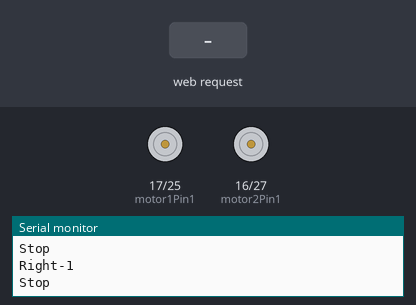
The sketch below on a simulated ESP32. Parts: motor-driver pin pairs drawn as motors (green arrow = first pin HIGH = forward, orange = second pin HIGH = backward, longer = more drive, scaled by the enable pin), the last lines printed to the serial monitor. Inputs (shaded band) come from the test bench. WiFi joins after 1.5 s; servers stay silent unless stated.

Above: at 9.0 s.
9.1 s: HTTP request GET /forward received
10.6 s: HTTP request GET /left received
12.1 s: HTTP request GET /right received
13.6 s: HTTP request GET /reverse received
15.1 s: HTTP request GET /?value= received
At 15.6 s:
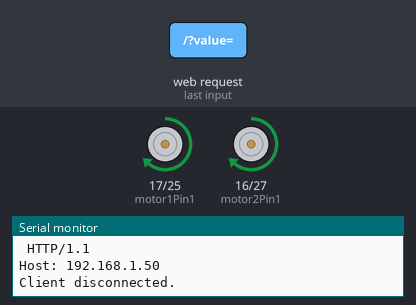
16.6 s: HTTP request GET /stop received
At 17.9 s:
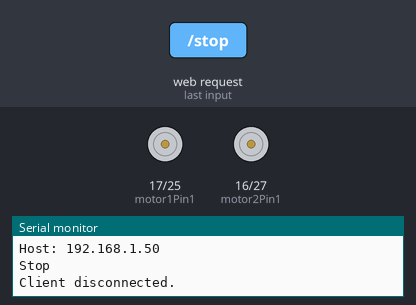
Timing chart, 0 to 19.1 s (numbered marks = the images above; inputs shaded):
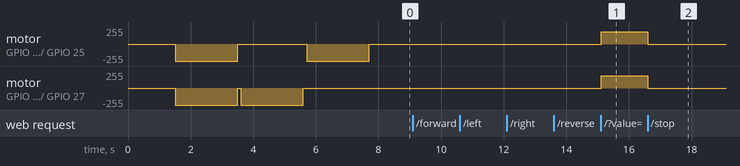

Measured:
- after the input at 15.1 s, motor on GPIO 17 (motor1Pin1) / GPIO 25 (motor1Pin2), motor on GPIO 16 (motor2Pin1) / GPIO 27 (motor2Pin2): stopped → forward 181/255 at once
- after the input at 16.6 s, motor on GPIO 17 (motor1Pin1) / GPIO 25 (motor1Pin2), motor on GPIO 16 (motor2Pin1) / GPIO 27 (motor2Pin2): forward 181/255 → stopped at once

The sketch:

esp32-car.ino
```cpp
/*********
  Руи Сантос
  Более подробно о проекте на: http://randomnerdtutorials.com
*********/

// загружаем библиотеку для WiFi:
#include <WiFi.h>

#include "settings.h"

// создаем объект сервера и задаем ему порт «80»:
WiFiServer server(80);

// переменная для хранения HTTP-запроса:
String header;

// переменные для расшифровки HTTP-запроса GET:
String valueString = String(5);
int pos1 = 0;
int pos2 = 0;

void setup() {
  Serial.begin(115200);

  // переключаем контакты моторов в режим «OUTPUT»:
  pinMode(motor1Pin1, OUTPUT);
  pinMode(motor1Pin2, OUTPUT);
  pinMode(motor2Pin1, OUTPUT);
  pinMode(motor2Pin2, OUTPUT);

  // задаем настройки ШИМ-канала:
  ledcSetup(pwmChannel, freq, resolution);

  // подключаем ШИМ-канал 0 к контактам ENA и ENB,
  // т.е. к GPIO-контактам для управления скоростью вращения моторов:
  ledcAttachPin(enable1Pin, pwmChannel);
  ledcAttachPin(enable2Pin, pwmChannel);

  // подаем на контакты ENA и ENB
  // ШИМ-сигнал с коэффициентом заполнения «0»:
  ledcWrite(pwmChannel, dutyCycle);

  // подключаемся к WiFi-сети при помощи заданных выше SSID и пароля:
  Serial.print("Connecting to ");  //  "Подключаемся к "
  Serial.println(ssid);
  WiFi.begin(ssid, password);
  while (WiFi.status() != WL_CONNECTED) {
    delay(500);
    Serial.print(".");
  }
  // печатаем в мониторе порта
  // локальный IP-адрес и запускаем веб-сервер:
  Serial.println("");
  Serial.println("WiFi connected.");  //  "Подключились к WiFi-сети."
  Serial.println("IP address: ");  //  "IP-адрес: "
  Serial.println(WiFi.localIP());
  server.begin();

Serial.println("start test");
dvForward(255);
delay(2000);
dvStop();
delay(100);
dvLeft(255);
delay(2000);
dvStop();
delay(100);
dvRight(255);
delay(2000);
dvStop();
delay(100);


}

void loop() {
  //  Serial.print("'");
  WiFiClient client = server.available();  // Запускаем прослушку входящих клиентов.
  if (client) {                            // Если подключился новый клиент,
    Serial.println("New Client.");         // печатаем в монитор порта сообщение об этом.
    String currentLine = "";               // Создаем строку для хранения данных, пришедших от клиента.
    delay (5);
    while (client.connected()) {           // Запускаем цикл while(), который будет работать, пока клиент подключен.
      if (client.available()) {            // Если у клиента есть байты, которые можно прочесть,
        char c = client.read();            // считываем байт
        Serial.write(c);                   // и печатаем его  в мониторе порта.
        header += c;
        if (c == '\n') {                   // Если полученный байт –  это символ новой строки.
          // Если мы получили два символа новой строки подряд,
          // то это значит, что текущая строка пуста.
          // Это конец HTTP-запроса клиента, поэтому отправляем ответ:
          if (currentLine.length() == 0) {
            // HTTP-заголовки всегда начинаются с кода ответа
            // (например, с «HTTP/1.1 200 OK»),
            // а также с информации о типе контента,
            // чтобы клиент знал, что получает.
            // После этого пишем пустую строчку:
            client.println("HTTP/1.1 200 OK");
            client.println("Content-type:text/html");
            client.println("Connection: close");     //  "Соединение: отключено"
            client.println();

            // Этот код отвечает за управление контактами моторов
            // согласно тому, какие нажаты кнопки на веб-странице:
            if (header.indexOf("GET /forward") >= 0) {
              Serial.println("Forward");  //  "Вперед"
              digitalWrite(motor1Pin1, LOW);
              digitalWrite(motor1Pin2, HIGH);
              digitalWrite(motor2Pin1, LOW);
              digitalWrite(motor2Pin2, HIGH);
            }  else if (header.indexOf("GET /left") >= 0) {
              Serial.println("Left");  //  "Влево"
              digitalWrite(motor1Pin1, LOW);
              digitalWrite(motor1Pin2, LOW);
              digitalWrite(motor2Pin1, LOW);
              digitalWrite(motor2Pin2, HIGH);
            }  else if (header.indexOf("GET /stop") >= 0) {
              Serial.println("Stop");  //  "Стоп"
              digitalWrite(motor1Pin1, LOW);
              digitalWrite(motor1Pin2, LOW);
              digitalWrite(motor2Pin1, LOW);
              digitalWrite(motor2Pin2, LOW);
            } else if (header.indexOf("GET /right") >= 0) {
              Serial.println("Right");  //  "Вправо"
              digitalWrite(motor1Pin1, LOW);
              digitalWrite(motor1Pin2, HIGH);
              digitalWrite(motor2Pin1, LOW);
              digitalWrite(motor2Pin2, LOW);
            } else if (header.indexOf("GET /reverse") >= 0) {
              Serial.println("Reverse");  //  "Назад"
              digitalWrite(motor1Pin1, HIGH);
              digitalWrite(motor1Pin2, LOW);
              digitalWrite(motor2Pin1, HIGH);
              digitalWrite(motor2Pin2, LOW);
            }
            // Показываем веб-страницу:
            client.println("<!DOCTYPE HTML><html>");
            client.println("<head><meta name=\"viewport\" content=\"width=device-width, initial-scale=1\">");
            client.println("<link rel=\"icon\" href=\"data:,\">");
            // При помощи CSS задаем стиль кнопок.
            // Попробуйте поэкспериментировать с атрибутами «background-color» и «font-size», чтобы стилизовать кнопки согласно своим предпочтениям:
            client.println("<style>html { font-family: Helvetica; display: inline-block; margin: 0px auto; text-align: center;}");
            client.println(".button { -webkit-user-select: none; -moz-user-select: none; -ms-user-select: none; user-select: none; background-color: #4CAF50;");
            client.println("border: none; color: white; padding: 12px 28px; text-decoration: none; font-size: 26px; margin: 1px; cursor: pointer;}");
            client.println(".button2 {background-color: #555555;}</style>");
            client.println("<script src=\"https://ajax.googleapis.com/ajax/libs/jquery/3.3.1/jquery.min.js\"></script></head>");

            // веб-страница:
            client.println("<p><button class=\"button\" onclick=\"moveForward()\">FORWARD</button></p>");
            client.println("<div style=\"clear: both;\"><p><button class=\"button\" onclick=\"moveLeft()\">LEFT </button>");
            client.println("<button class=\"button button2\" onclick=\"stopRobot()\">STOP</button>");
            client.println("<button class=\"button\" onclick=\"moveRight()\">RIGHT</button></p></div>");
            client.println("<p><button class=\"button\" onclick=\"moveReverse()\">REVERSE</button></p>");
            client.println("<p>Motor Speed: <span id=\"motorSpeed\"></span></p>");
            client.println("<input type=\"range\" min=\"0\" max=\"100\" step=\"25\" id=\"motorSlider\" onchange=\"motorSpeed(this.value)\" value=\"" + valueString + "\"/>");

            client.println("<script>$.ajaxSetup({timeout:1000});");
            client.println("function moveForward() { $.get(\"/forward\"); {Connection: close};}");
            client.println("function moveLeft() { $.get(\"/left\"); {Connection: close};}");
            client.println("function stopRobot() {$.get(\"/stop\"); {Connection: close};}");
            client.println("function moveRight() { $.get(\"/right\"); {Connection: close};}");
            client.println("function moveReverse() { $.get(\"/reverse\"); {Connection: close};}");
            client.println("var slider = document.getElementById(\"motorSlider\");");
            client.println("var motorP = document.getElementById(\"motorSpeed\"); motorP.innerHTML = slider.value;");
            client.println("slider.oninput = function() { slider.value = this.value; motorP.innerHTML = this.value; }");
            client.println("function motorSpeed(pos) { $.get(\"/?value=\" + pos + \"&\"); {Connection: close};}</script>");

            client.println("</html>");

            // Пример HTTP-запроса: «GET /?value=100& HTTP/1.1»;
            // Он задает коэффициент заполнения ШИМ на 100% (255):
            if (header.indexOf("GET /?value=") >= 0) {
              pos1 = header.indexOf('=');
              pos2 = header.indexOf('&');
              valueString = header.substring(pos1 + 1, pos2);
              // Задаем скорость мотора:
              if (valueString == "0") {
                ledcWrite(pwmChannel, 0);
                digitalWrite(motor1Pin1, LOW);
                digitalWrite(motor1Pin2, LOW);
                digitalWrite(motor2Pin1, LOW);
                digitalWrite(motor2Pin2, LOW);
              }
              else {
                dutyCycle = map(valueString.toInt(), 25, 100, 200, 255);
                ledcWrite(pwmChannel, dutyCycle);
                Serial.println(valueString);
              }
            }
            client.println(); // HTTP-ответ заканчивается еще одной пустой строкой:
            break; // Выходим из цикла while():
          } else {  // Если получили символ новой строки, то очищаем переменную «currentLine»:
            currentLine = "";
          }
        } else if (c != '\r') {  // Если получили что-либо, кроме символа возврата каретки...
          currentLine += c;      // ...добавляем эти данные  в конец переменной «currentLine»
        }
      }
    }
    // Очищаем переменную «header»:
    header = "";
    // Отключаем соединение:
    client.stop();
    Serial.println("Client disconnected.");  // "Клиент отключен."
    Serial.println("");
  }
}

void dvStop()
{
  Serial.println("Stop");
  ledcWrite(pwmChannel, 0);
  digitalWrite(motor1Pin1, LOW);
  digitalWrite(motor1Pin2, LOW);
  digitalWrite(motor2Pin1, LOW);
  digitalWrite(motor2Pin2, LOW);
}

void dvForward(int pwm)
{
  Serial.println("Forward");
  ledcWrite(pwmChannel, pwm);
  digitalWrite(motor1Pin1, LOW);
  digitalWrite(motor1Pin2, HIGH);
  digitalWrite(motor2Pin1, LOW);
  digitalWrite(motor2Pin2, HIGH);
}
void dvLeft(int pwm)
{
  Serial.println("Left-1");  //  "Влево1"
  ledcWrite(pwmChannel, pwm);
  digitalWrite(motor1Pin1, LOW);
  digitalWrite(motor1Pin2, LOW);
  digitalWrite(motor2Pin1, LOW);
  digitalWrite(motor2Pin2, HIGH);
}
void dvRight(int pwm)
{
  Serial.println("Right-1");  //  "Вправо1"
  ledcWrite(pwmChannel, pwm);
  digitalWrite(motor1Pin1, LOW);
  digitalWrite(motor1Pin2, HIGH);
  digitalWrite(motor2Pin1, LOW);
  digitalWrite(motor2Pin2, LOW);
}
void dvLeft2(int pwm)
{
  Serial.println("Left-2");  //  "Влево2"
  ledcWrite(pwmChannel, pwm);
  digitalWrite(motor1Pin1, HIGH);
  digitalWrite(motor1Pin2, LOW);
  digitalWrite(motor2Pin1, LOW);
  digitalWrite(motor2Pin2, HIGH);
}
void dvRight2(int pwm)
{
  Serial.println("Right-2");  //  "Вправо2"
  ledcWrite(pwmChannel, pwm);
  digitalWrite(motor1Pin1, LOW);
  digitalWrite(motor1Pin2, HIGH);
  digitalWrite(motor2Pin1, HIGH);
  digitalWrite(motor2Pin2, LOW);
}
void dvReverse(int pwm)
{
  Serial.println("Reverse");  //  "Назад"
  ledcWrite(pwmChannel, pwm);
  digitalWrite(motor1Pin1, HIGH);
  digitalWrite(motor1Pin2, LOW);
  digitalWrite(motor2Pin1, HIGH);
  digitalWrite(motor2Pin2, LOW);
}
```

settings.h
```cpp
// Network settings

// вставляем ниже SSID и пароль для своей WiFi-сети:
const char* ssid     = "REPLACE_WITH_YOUR_SSID";
const char* password = "REPLACE_WITH_YOUR_PASSWORD";
// --
// пины к которым подключен контроллер моторов
// мотор 1:
int motor1Pin1 = 17;
int motor1Pin2 = 25;
int enable1Pin = 26;

// мотор 2:
int motor2Pin1 = 16;
int motor2Pin2 = 27;
int enable2Pin = 14;

// переменные для свойств широтно-импульсной модуляции (ШИМ):
//частота – 30000 Гц, канал для генерирования сигнала – 0, разрешение – 8 бит
const int freq = 30000;
const int pwmChannel = 0;
const int resolution = 8;
int dutyCycle = 0;

//
```
